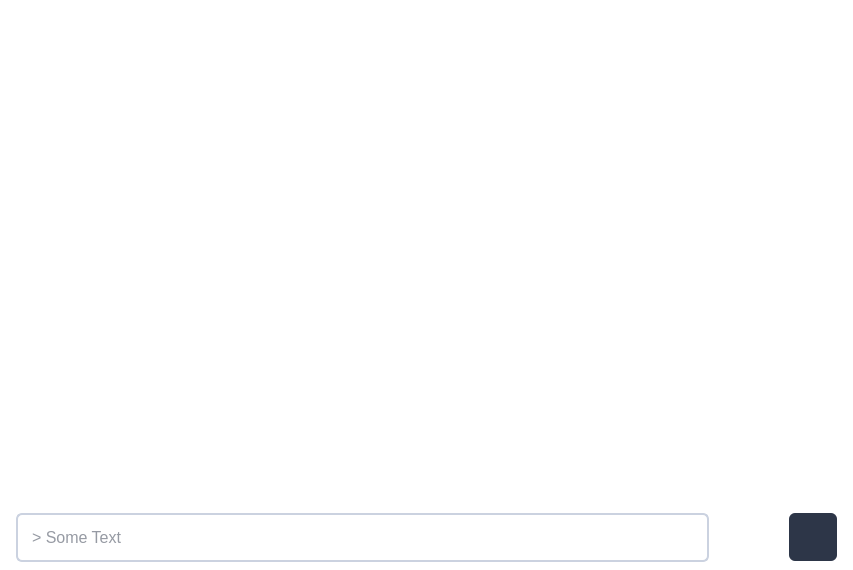
<?xml version="1.0" encoding="UTF-8"?>
<ui version="4.0">
 <class>ContentWindow</class>
 <widget class="QWidget" name="ContentWindow">
  <property name="geometry">
   <rect>
    <x>0</x>
    <y>0</y>
    <width>853</width>
    <height>570</height>
   </rect>
  </property>
  <property name="windowTitle">
   <string>Form</string>
  </property>
  <property name="styleSheet">
   <string notr="true">background-color: transparent;</string>
  </property>
  <layout class="QVBoxLayout" name="verticalLayout">
   <property name="spacing">
    <number>0</number>
   </property>
   <property name="leftMargin">
    <number>0</number>
   </property>
   <property name="topMargin">
    <number>0</number>
   </property>
   <property name="rightMargin">
    <number>0</number>
   </property>
   <property name="bottomMargin">
    <number>0</number>
   </property>
   <item>
    <widget class="QTextBrowser" name="textBrowser">
     <property name="sizePolicy">
      <sizepolicy hsizetype="Expanding" vsizetype="Expanding">
       <horstretch>0</horstretch>
       <verstretch>0</verstretch>
      </sizepolicy>
     </property>
     <property name="minimumSize">
      <size>
       <width>121</width>
       <height>0</height>
      </size>
     </property>
    </widget>
   </item>
   <item>
    <layout class="QHBoxLayout" name="horizontalLayout_5">
     <property name="spacing">
      <number>80</number>
     </property>
     <property name="leftMargin">
      <number>16</number>
     </property>
     <property name="topMargin">
      <number>8</number>
     </property>
     <property name="rightMargin">
      <number>16</number>
     </property>
     <property name="bottomMargin">
      <number>8</number>
     </property>
     <item>
      <widget class="QLineEdit" name="lineEdit">
       <property name="styleSheet">
        <string notr="true">padding: 12px;

background: #FFFFFF;
/* WF Base/400 ⦿ */

border: 2px solid #CBD2E0;
border-radius: 6px;

font-family: 'Inter';
font-style: normal;
font-weight: 400;
font-size: 16px;
line-height: 150%;
/* identical to box height, or 24px */

letter-spacing: -0.01em;
font-feature-settings: 'calt' off;

/* WF Base/800 ⦿ */

color: #2D3648;</string>
       </property>
       <property name="inputMask">
        <string/>
       </property>
       <property name="text">
        <string/>
       </property>
       <property name="placeholderText">
        <string>&gt; Some Text</string>
       </property>
      </widget>
     </item>
     <item>
      <widget class="QPushButton" name="pushButton">
       <property name="styleSheet">
        <string notr="true">background: #2D3648;
border-radius: 6px;
color: #fff;

width: 48;
height: 48;</string>
       </property>
       <property name="text">
        <string/>
       </property>
       <property name="icon">
        <iconset resource="../../static/icons.qrc">
         <normaloff>:/icons/send_message.svg</normaloff>:/icons/send_message.svg</iconset>
       </property>
       <property name="iconSize">
        <size>
         <width>30</width>
         <height>30</height>
        </size>
       </property>
       <property name="flat">
        <bool>true</bool>
       </property>
      </widget>
     </item>
    </layout>
   </item>
  </layout>
 </widget>
 <resources>
  <include location="../../static/icons.qrc"/>
 </resources>
 <connections/>
</ui>
